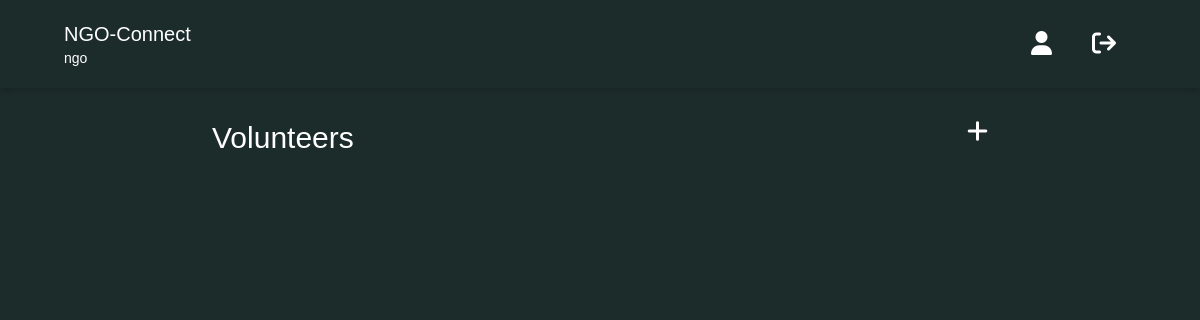
/ngo/volunteers (signed in), run on an earlier commit of the app's database.
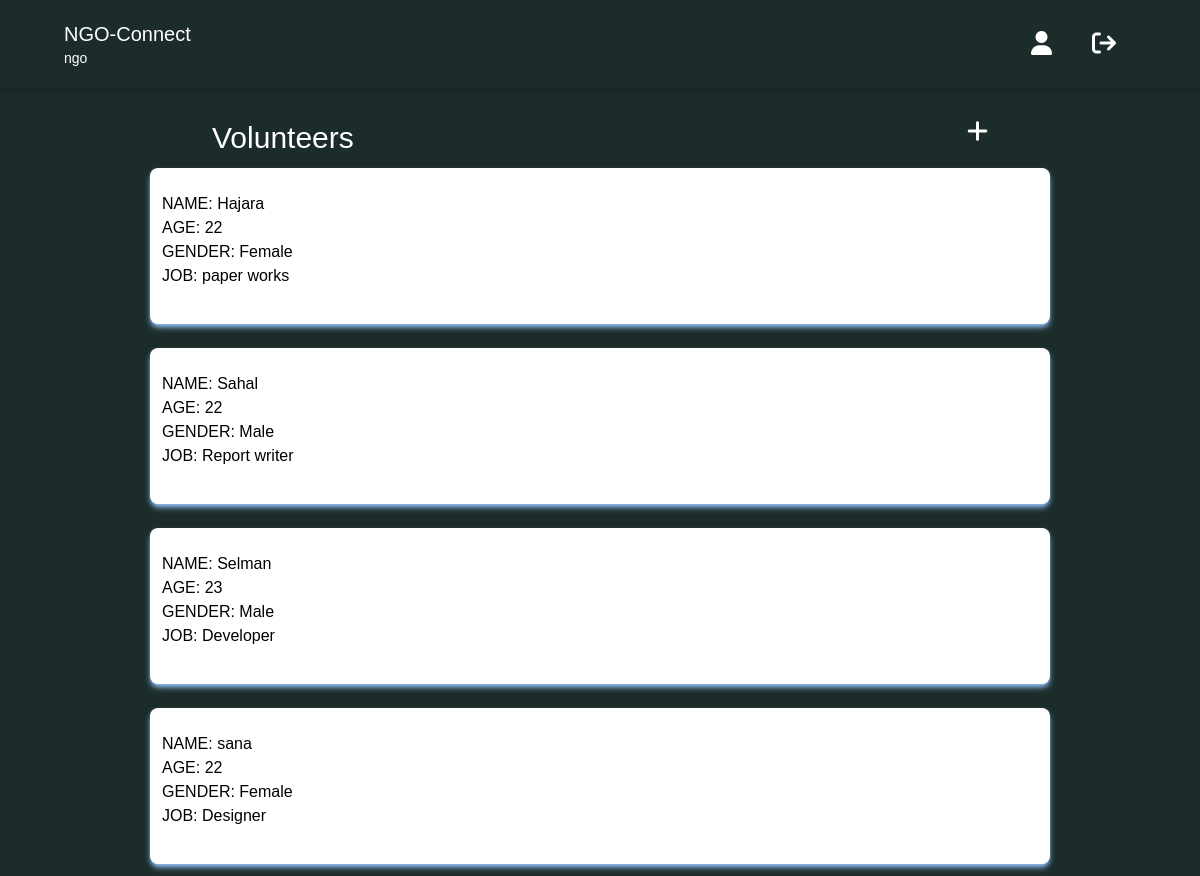
And on a later commit of the database.
### ngo/models.py (models this page shows)
class NgoVolunteers(models.Model):
    ngo = models.ForeignKey(User, on_delete=models.CASCADE, null=True)
    name = models.CharField(max_length=20, blank=True)
    age = models.IntegerField(null=True)
    gender = models.CharField(max_length=8, choices=(('male', 'male'), ('female', 'female'),), null=True)
    job = models.CharField(max_length=20, blank=True)

### ngo/views.py (the view)
# urls.py: path('volunteers', views.volunteers, name="volunteers"),
def volunteers(request):
    volunteers = NgoVolunteers.objects.filter(ngo=request.user).order_by('name')
    context = {
        'volunteers' : volunteers,
    }
    return render(request, 'volunteers.html', context)

### ngo/templates/volunteers.html (shortened to what this page needs)
<!DOCTYPE html>
<html lang="en">
<head>
    <script src="https://cdn.tailwindcss.com"></script>
    <link rel="stylesheet" href="https://cdnjs.cloudflare.com/ajax/libs/font-awesome/6.1.1/css/all.min.css" />
</head>
<body style="font-family: sans-serif; background-color: #1C2C2A;" >
    <header
    class="lg:px-16 px-4 flex flex-wrap items-center py-4 shadow-md"
>
    <div class="flex-1 flex justify-between items-center">
      <a href="/reciever/receiver_base/" class="text-xl text-white">NGO-Connect <p class="text-sm">{{ user.first_name }}</p></a>
    </div>
    <div class="hidden lg:flex lg:items-center lg:w-auto w-full" id="menu">
        <nav>
            <ul class="lg:flex items-center justify-between text-base text-gray-700 pt-4 lg:pt-0">
                <li><a class="lg:p-4 py-3 rounded-md px-0 mx-1 block text-white" href="/ngo/ngo_profile_page"><i class="fa fa-user fa-xl" aria-hidden="true"></i></a></li>
                <li><a class="lg:p-4 py-3 rounded-md text-white px-0 mx-1 block" href="/logout"><i class="fa fa-sign-out fa-xl" aria-hidden="true"></i></a></li>
            </ul>
        </nav>
    </div>
</header>
<div class="mx-5 mt-8 flex justify-between">
    <h1 class="text-white px-48 text-3xl">Volunteers</h1>
    <a class="text-white px-48" href="/ngo/add_volunteers"><i class="fa fa-plus fa-xl" aria-hidden="true"></i></a>
</div>
<div class="text-center">
    <div class="flex flex-wrap justify-center">
        {% for i in volunteers %}
        <div class="w-3/4 mx-2 shadow-md shadow-blue-300 p-3 my-3 bg-white rounded-lg">
            <ul class="mt-3">
                <li class="text-left">NAME: {{ i.name }}</li>
                <li class="text-left">AGE: {{ i.age }}</li>
                <li class="text-left">GENDER: {{ i.gender }}</li>
                <li class="text-left">JOB: {{ i.job }}</li>
            </ul>
            <br>
        </div>
       {% endfor %}
    </div>
</div>
</body>
</html>

What changed in the data, as far as the page shows it:
added NgoVolunteers: name "Hajara", age "22", gender "Female", job "paper works"
added NgoVolunteers: name "Sahal", age "22", gender "Male", job "Report writer"
added NgoVolunteers: name "Selman", age "23", gender "Male", job "Developer"
added NgoVolunteers: name "sana", age "22", gender "Female", job "Designer"
